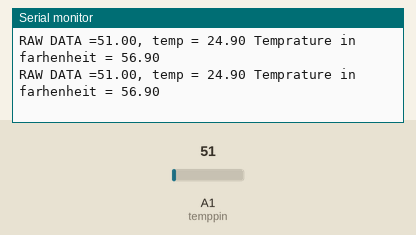
The sketch below on a simulated Arduino Uno, built with avr-gcc and run on an emulated ATmega328P. Parts: the last lines printed to the serial monitor. Inputs (shaded band) come from the test bench; at power-on: A1 (temppin) = 51.

Above: at 4.2 s.
4.3 s: A1 (temppin) set to 94
At 4.73 s:
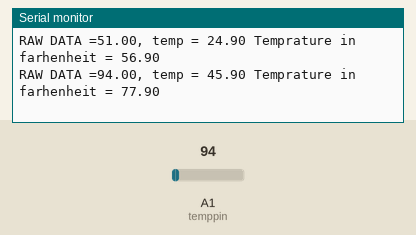
5.8 s: A1 (temppin) set to 107
At 5.94 s:
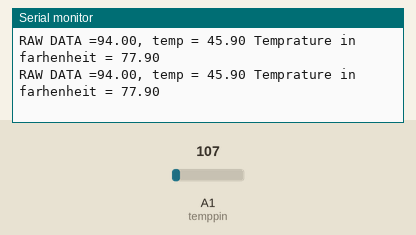
Timing chart, 0 to 8.8 s (numbered marks = the images above; inputs shaded):
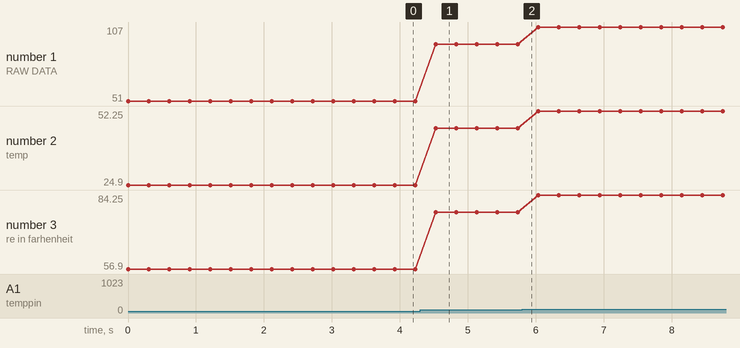

The sketch:

tempsensors.ino
```cpp
float temp;
float celcius;
int temppin =1;
float far;
void setup() {
  // put your setup code here, to run once:
Serial.begin(9600);
}

void loop() {
  // put your main code here, to run repeatedly:
temp= analogRead(temppin);
Serial.print("RAW DATA =");
Serial.print(temp);
celcius = temp*0.488281;
Serial.print(", temp = ");
Serial.print(celcius);
far=32+9/5*celcius;
Serial.print(" Temprature in farhenheit = ");
Serial.println(far);
delay(300);

}
```

Measured:
- after the input at 4.3 s, the serial monitor: prints a new line after 0.23 s (image 1)
- plotted number 1: 51 → 94 after the input at 4.3 s, 94 → 107 after the input at 5.8 s
- plotted number 2: 24.9 → 45.9 after the input at 4.3 s, 45.9 → 52.25 after the input at 5.8 s
- plotted number 3: 56.9 → 77.9 after the input at 4.3 s, 77.9 → 84.25 after the input at 5.8 s
